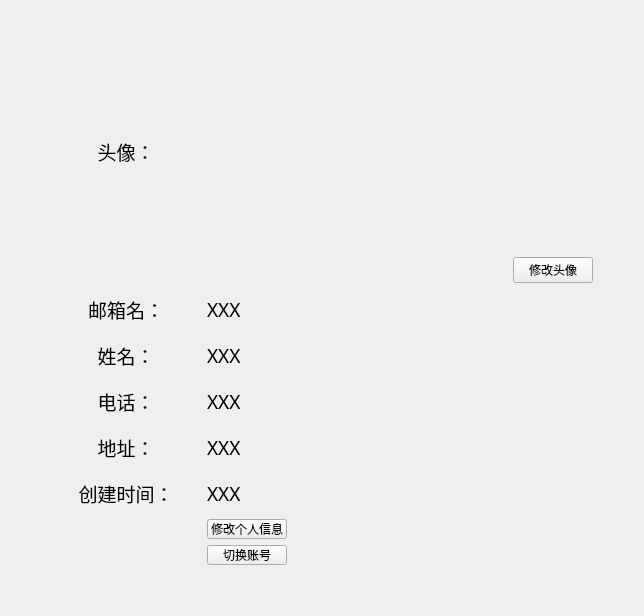
      <widget class="QWidget" name="page">
       <layout class="QHBoxLayout" name="horizontalLayout_13">
        <item>
         <layout class="QVBoxLayout" name="verticalLayout_8">
          <item>
           <spacer name="verticalSpacer_9">
            <property name="orientation">
             <enum>Qt::Vertical</enum>
            </property>
            <property name="sizeHint" stdset="0">
             <size>
              <width>20</width>
              <height>40</height>
             </size>
            </property>
           </spacer>
          </item>
          <item>
           <layout class="QHBoxLayout" name="horizontalLayout_12">
            <item>
             <spacer name="horizontalSpacer_8">
              <property name="orientation">
               <enum>Qt::Horizontal</enum>
              </property>
              <property name="sizeHint" stdset="0">
               <size>
                <width>40</width>
                <height>20</height>
               </size>
              </property>
             </spacer>
            </item>
            <item>
             <layout class="QGridLayout" name="gridLayout_2">
              <item row="2" column="1">
               <widget class="QLabel" name="label_person_id">
                <property name="minimumSize">
                 <size>
                  <width>300</width>
                  <height>40</height>
                 </size>
                </property>
                <property name="maximumSize">
                 <size>
                  <width>300</width>
                  <height>40</height>
                 </size>
                </property>
                <property name="font">
                 <font>
                  <family>方正姚体</family>
                  <pointsize>14</pointsize>
                 </font>
                </property>
                <property name="text">
                 <string>XXX</string>
                </property>
                <property name="alignment">
                 <set>Qt::AlignLeading|Qt::AlignLeft|Qt::AlignVCenter</set>
                </property>
               </widget>
              </item>
              <item row="3" column="1">
               <widget class="QLabel" name="label_person_name">
                <property name="minimumSize">
                 <size>
                  <width>300</width>
                  <height>40</height>
                 </size>
                </property>
                <property name="maximumSize">
                 <size>
                  <width>300</width>
                  <height>40</height>
                 </size>
                </property>
                <property name="font">
                 <font>
                  <family>方正姚体</family>
                  <pointsize>14</pointsize>
                 </font>
                </property>
                <property name="text">
                 <string>XXX</string>
                </property>
                <property name="alignment">
                 <set>Qt::AlignLeading|Qt::AlignLeft|Qt::AlignVCenter</set>
                </property>
               </widget>
              </item>
              <item row="9" column="1">
               <widget class="QPushButton" name="btn_person_back">
                <property name="minimumSize">
                 <size>
                  <width>80</width>
                  <height>20</height>
                 </size>
                </property>
                <property name="maximumSize">
                 <size>
                  <width>80</width>
                  <height>20</height>
                 </size>
                </property>
                <property name="text">
                 <string>切换账号</string>
                </property>
                <property name="flat">
                 <bool>false</bool>
                </property>
               </widget>
              </item>
              <item row="5" column="0">
               <widget class="QLabel" name="label_13">
                <property name="minimumSize">
                 <size>
                  <width>150</width>
                  <height>40</height>
                 </size>
                </property>
                <property name="maximumSize">
                 <size>
                  <width>150</width>
                  <height>40</height>
                 </size>
                </property>
                <property name="font">
                 <font>
                  <family>方正姚体</family>
                  <pointsize>14</pointsize>
                 </font>
                </property>
                <property name="text">
                 <string>地址：</string>
                </property>
                <property name="alignment">
                 <set>Qt::AlignCenter</set>
                </property>
               </widget>
              </item>
              <item row="5" column="1">
               <widget class="QLabel" name="label_person_address">
                <property name="minimumSize">
                 <size>
                  <width>300</width>
                  <height>40</height>
                 </size>
                </property>
                <property name="maximumSize">
                 <size>
                  <width>300</width>
                  <height>40</height>
                 </size>
                </property>
                <property name="font">
                 <font>
                  <family>方正姚体</family>
                  <pointsize>14</pointsize>
                 </font>
                </property>
                <property name="text">
                 <string>XXX</string>
                </property>
                <property name="alignment">
                 <set>Qt::AlignLeading|Qt::AlignLeft|Qt::AlignVCenter</set>
                </property>
               </widget>
              </item>
              <item row="3" column="0">
               <widget class="QLabel" name="label_9">
                <property name="minimumSize">
                 <size>
                  <width>150</width>
                  <height>40</height>
                 </size>
                </property>
                <property name="maximumSize">
                 <size>
                  <width>150</width>
                  <height>40</height>
                 </size>
                </property>
                <property name="font">
                 <font>
                  <family>方正姚体</family>
                  <pointsize>14</pointsize>
                 </font>
                </property>
                <property name="text">
                 <string>姓名：</string>
                </property>
                <property name="alignment">
                 <set>Qt::AlignCenter</set>
                </property>
               </widget>
              </item>
              <item row="2" column="0">
               <widget class="QLabel" name="label_7">
                <property name="minimumSize">
                 <size>
                  <width>150</width>
                  <height>40</height>
                 </size>
                </property>
                <property name="maximumSize">
                 <size>
                  <width>150</width>
                  <height>40</height>
                 </size>
                </property>
                <property name="font">
                 <font>
                  <family>方正姚体</family>
                  <pointsize>14</pointsize>
                 </font>
                </property>
                <property name="text">
                 <string>邮箱名：</string>
                </property>
                <property name="alignment">
                 <set>Qt::AlignCenter</set>
                </property>
               </widget>
              </item>
              <item row="4" column="1">
               <widget class="QLabel" name="label_person_phone">
                <property name="minimumSize">
                 <size>
                  <width>300</width>
                  <height>40</height>
                 </size>
                </property>
                <property name="maximumSize">
                 <size>
                  <width>300</width>
                  <height>40</height>
                 </size>
                </property>
                <property name="font">
                 <font>
                  <family>方正姚体</family>
                  <pointsize>14</pointsize>
                 </font>
                </property>
                <property name="text">
                 <string>XXX</string>
                </property>
                <property name="alignment">
                 <set>Qt::AlignLeading|Qt::AlignLeft|Qt::AlignVCenter</set>
                </property>
               </widget>
              </item>
              <item row="0" column="0">
               <widget class="QLabel" name="label_17">
                <property name="font">
                 <font>
                  <family>方正姚体</family>
                  <pointsize>14</pointsize>
                 </font>
                </property>
                <property name="text">
                 <string>头像：</string>
                </property>
                <property name="alignment">
                 <set>Qt::AlignCenter</set>
                </property>
               </widget>
              </item>
              <item row="6" column="0">
               <widget class="QLabel" name="label_15">
                <property name="minimumSize">
                 <size>
                  <width>150</width>
                  <height>40</height>
                 </size>
                </property>
                <property name="maximumSize">
                 <size>
                  <width>150</width>
                  <height>40</height>
                 </size>
                </property>
                <property name="font">
                 <font>
                  <family>方正姚体</family>
                  <pointsize>14</pointsize>
                 </font>
                </property>
                <property name="text">
                 <string>创建时间：</string>
                </property>
                <property name="alignment">
                 <set>Qt::AlignCenter</set>
                </property>
               </widget>
              </item>
              <item row="1" column="2">
               <widget class="QPushButton" name="changepic">
                <property name="text">
                 <string>修改头像</string>
                </property>
               </widget>
              </item>
              <item row="0" column="1">
               <widget class="QLabel" name="label_18">
                <property name="minimumSize">
                 <size>
                  <width>200</width>
                  <height>200</height>
                 </size>
                </property>
                <property name="maximumSize">
                 <size>
                  <width>200</width>
                  <height>200</height>
                 </size>
                </property>
                <property name="styleSheet">
                 <string notr="true">
border-image: url(:/background/bg.jpg);</string>
                </property>
                <property name="text">
                 <string/>
                </property>
                <property name="alignment">
                 <set>Qt::AlignCenter</set>
                </property>
               </widget>
              </item>
              <item row="6" column="1">
               <widget class="QLabel" name="label_person_time">
                <property name="minimumSize">
                 <size>
                  <width>300</width>
                  <height>40</height>
                 </size>
                </property>
                <property name="maximumSize">
                 <size>
                  <width>300</width>
                  <height>40</height>
                 </size>
                </property>
                <property name="font">
                 <font>
                  <family>方正姚体</family>
                  <pointsize>14</pointsize>
                 </font>
                </property>
                <property name="text">
                 <string>XXX</string>
                </property>
                <property name="alignment">
                 <set>Qt::AlignLeading|Qt::AlignLeft|Qt::AlignVCenter</set>
                </property>
               </widget>
              </item>
              <item row="4" column="0">
               <widget class="QLabel" name="label_11">
                <property name="minimumSize">
                 <size>
                  <width>150</width>
                  <height>40</height>
                 </size>
                </property>
                <property name="maximumSize">
                 <size>
                  <width>150</width>
                  <height>40</height>
                 </size>
                </property>
                <property name="font">
                 <font>
                  <family>方正姚体</family>
                  <pointsize>14</pointsize>
                 </font>
                </property>
                <property name="text">
                 <string>电话：</string>
                </property>
                <property name="alignment">
                 <set>Qt::AlignCenter</set>
                </property>
               </widget>
              </item>
              <item row="7" column="1">
               <widget class="QPushButton" name="btn_person_update">
                <property name="minimumSize">
                 <size>
                  <width>80</width>
                  <height>20</height>
                 </size>
                </property>
                <property name="maximumSize">
                 <size>
                  <width>80</width>
                  <height>20</height>
                 </size>
                </property>
                <property name="text">
                 <string>修改个人信息</string>
                </property>
                <property name="flat">
                 <bool>false</bool>
                </property>
               </widget>
              </item>
             </layout>
            </item>
            <item>
             <spacer name="horizontalSpacer_9">
              <property name="orientation">
               <enum>Qt::Horizontal</enum>
              </property>
              <property name="sizeHint" stdset="0">
               <size>
                <width>40</width>
                <height>20</height>
               </size>
              </property>
             </spacer>
            </item>
           </layout>
          </item>
          <item>
           <spacer name="verticalSpacer_10">
            <property name="orientation">
             <enum>Qt::Vertical</enum>
            </property>
            <property name="sizeHint" stdset="0">
             <size>
              <width>20</width>
              <height>40</height>
             </size>
            </property>
           </spacer>
          </item>
         </layout>
        </item>
       </layout>
      </widget>
